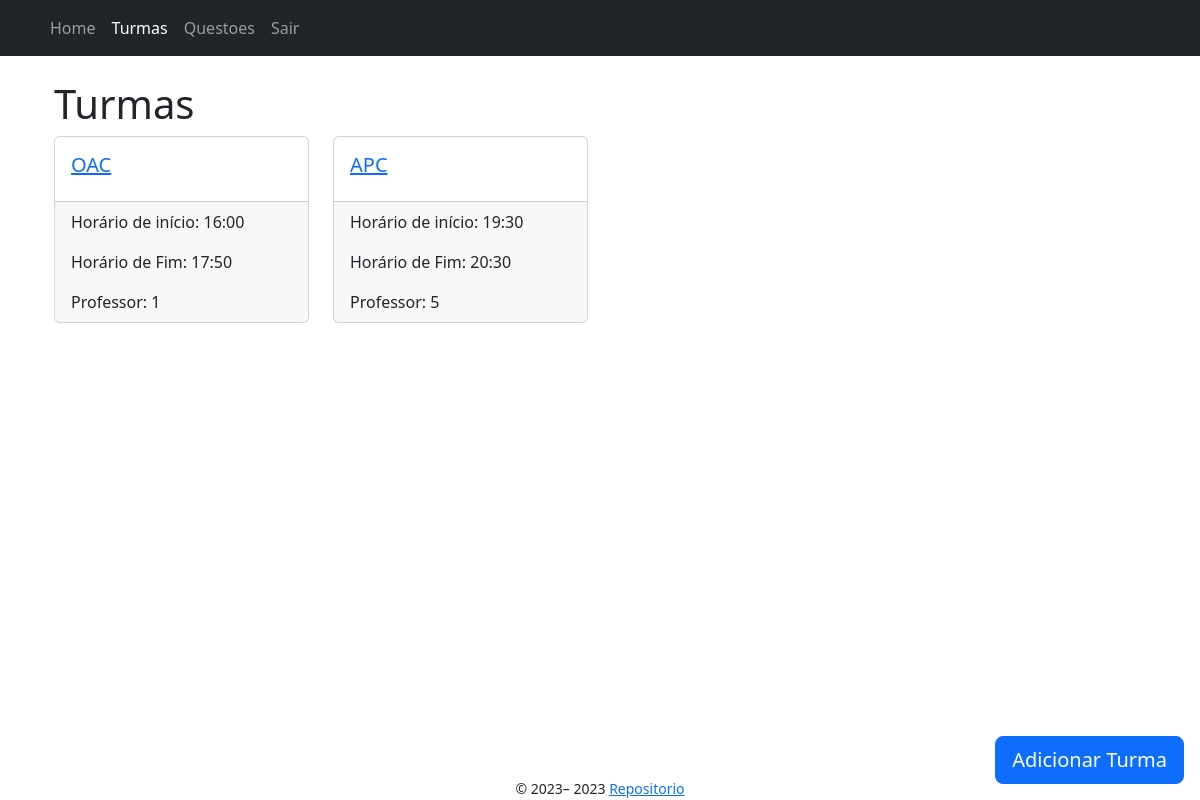
Screenshot of /turmas/ (signed in) with the database file from the repository.
### app/models/professor.py (models this page shows, shortened)
class Professor(Usuario):
    __tablename__ = "professor"
    id = db.Column(db.Integer, db.ForeignKey('usuario.id'), primary_key=True)
    turmas = db.relationship('Turma', backref='prof_turmas', lazy=True) #1 to N
    questoes = db.relationship('Questao', backref='prof_questoes', lazy=True) #1 to N
    exames = db.relationship('Exame', backref='prof_exames', lazy=True) #1 to N

### app/models/turma.py (models this page shows, shortened)
class Turma(db.Model):
    __tablename__ = "turma"
    id = db.Column(db.Integer, primary_key=True)
    nome = db.Column(db.String(100), nullable=False)
    horario_inicio = db.Column(db.Time, nullable=False)
    horario_fim = db.Column(db.Time, nullable=False)
    senha = db.Column(db.String(200), nullable=False)
    semestre = db.Column(db.Integer, nullable=False)
    professor_id = db.Column(db.Integer, db.ForeignKey(
        'professor.id'), nullable=False)
    aulas = db.relationship('Aula', backref=db.backref('turma_aulas', lazy=True)) #1 to N
    exames = db.relationship('Exame', backref='turma_exame', lazy=True) #1 to N

### app/controllers/turmas_controller.py (the view)
@bp.route("/", methods=["GET"])
@login_required
def index() -> render_template:
    turmas = Turma.query.all()
    return render_template("turmas/index.jinja2", turmas=turmas, user=current_user)

### app/templates/turmas/index.jinja2 (shortened to what this page needs)
{% extends "./base.jinja2" %}
{% from 'bootstrap5/utils.html' import render_icon %}
{% block head %}
    {{ super() }}
{% endblock %}
{% block content %}
    <div class="container">
        <h1>Turmas</h1>
        <div class="row row-col-1 row-cols-md-2 row-cols-lg-4">
            {% for turma in turmas %}
                <div class="col mb-4">
                    <div class="card">
                        <div class="card-body">
                            <a href="{{ url_for('turmas.show', turma_id=turma.id) }}">
                                <h5 class="card-title">{{ turma.nome }}</h5>
                            </a>
                        </div>
                        <div class="card-footer">
                            <p>Horário de início: {{ turma.horario_inicio.strftime('%H:%M') }}</p>
                            <p>Horário de Fim: {{ turma.horario_fim.strftime('%H:%M') }}</p>
                            <p class="card-text">Professor: {{ turma.professor_id }}</p>
                        </div>
                    </div>
                </div>
            {% endfor %}
        </div>
        {% if user.tipo_usuario == "professor" %}
            <div class="position-fixed bottom-0 end-0 p-3">
                <a href="{{ url_for('turmas.new') }}" class="btn btn-floating btn-lg btn-primary">
                    {{render_icon('plus') }} <span class="d-none d-xl-inline">Adicionar Turma</span>
                </a>
            </div>
        {% endif %}
    </div>
{% endblock %}

### app/templates/base.jinja2 (shortened to what this page needs)
{% from 'bootstrap5/utils.html' import render_messages %}
{% from 'bootstrap5/form.html' import render_form %}
{% from 'bootstrap5/nav.html' import render_nav_item, render_breadcrumb_item %}
<!doctype html>
<html lang="en">
<head>
    {% block head %}
    {% block styles %}
    {{ bootstrap.load_css() }}
    <link rel="stylesheet" type="text/css" href="{{ url_for('static', filename='css/style.css') }}">
    {% endblock %}
    {% endblock %}
</head>
<body>
    <head>
        {% if current_user.is_authenticated %}
            <nav class="navbar navbar-expand-lg navbar-dark bg-dark mb-4">
                <div class="container">
                    <div class="collapse navbar-collapse" id="navbarSupportedContent">
                        <ul class="navbar-nav mr-auto">
                            {{ render_nav_item("index.index", "Home") }}
                            {{ render_nav_item("turmas.index", "Turmas") }}
                            {% if current_user.tipo_usuario == "professor" %}
                                {{ render_nav_item("questoes.index", "Questoes", professor_id=current_user.id) }}
                            {% endif %}
                            {{ render_nav_item("auth.logout", "Sair") }}
                        </ul>
                    </div>
                </div>
            </nav>
        {% endif %}
    </head>
    <main class="container">
        {% block content %}{% endblock %}
    </main>
    <footer class="text-center">
        {% block footer %}
        <small> &copy; 2023–
            <a href="https://github.com/zeroCass/unb-web" target="_blank">Repositorio</a>
        </small>
        {% endblock %}
    </footer>
</body>
</html>

### app/static/css/style.css (style rules this page uses)
* { box-sizing: border-box; margin: 0; padding: 0; }
body { display: grid; min-height: 100vh; min-width: 100vw; grid-template-columns: 1fr; grid-template-rows: auto 1fr auto; grid-template-areas: "header" "main" "footer"; }
main { grid-area: main; }
footer { grid-area: footer; }

### rows the page displays
Professor: id "Questoes"
Turma: nome "OAC", horario_inicio "16:00", horario_fim "17:50", professor_id "1"
Turma: nome "APC", horario_inicio "19:30", horario_fim "20:30", professor_id "5"

### other values shown
{{ render_nav_item("index.index", "Home") }} "Home"
{{ render_nav_item("turmas.index", "Turmas") }} "Turmas"
{{ render_nav_item("auth.logout", "Sair") }} "Sair"
